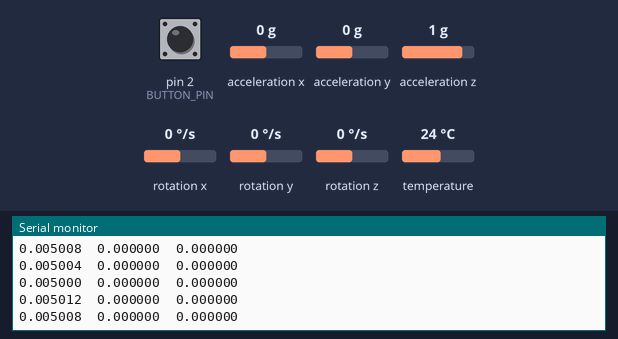
A sketch run on a simulated Arduino Uno, built with avr-gcc and run on an emulated ATmega328P. Parts: the last lines printed to the serial monitor. The test bench sets the inputs (shaded band); at power-on: pin 2 (BUTTON_PIN) HIGH, rotation z 0 °/s, acceleration x 0 g, acceleration y 0 g, acceleration z 1 g, rotation x 0 °/s, rotation y 0 °/s, temperature 24 °C.

Above: at 7.5 s.
7.6 s: pin 2 (BUTTON_PIN) pulled LOW for 0.15 s
At 8.0 s:
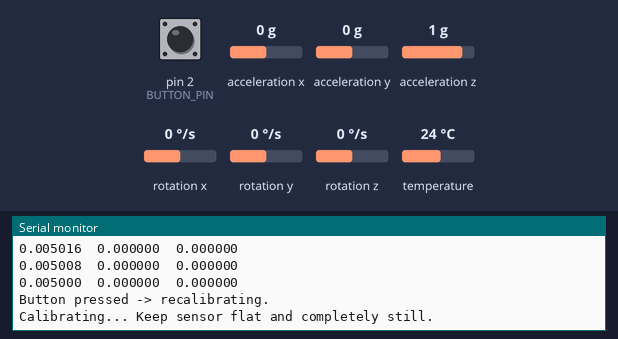
9.2 s: rotation z set to -192 °/s
10.7 s: rotation z set to -100 °/s
At 13.5 s:
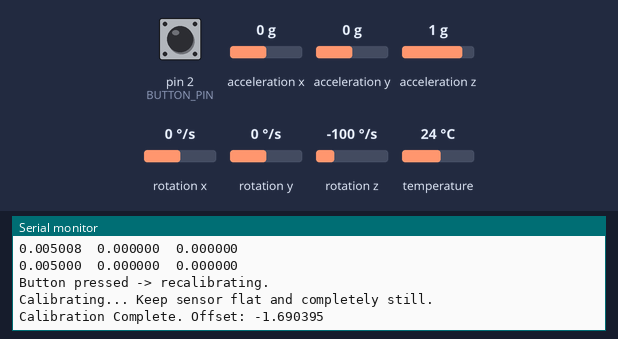
13.7 s: pin 2 (BUTTON_PIN) pulled LOW for 1 s
Timing chart, 0 to 16.7 s (numbered marks = the images above; inputs shaded):
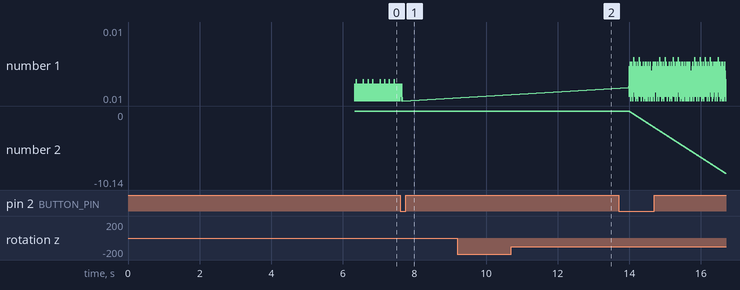

Measured:
- after the input at 7.6 s, the serial monitor: prints a new line after 0.06 s (image 1)
- after the input at 10.7 s, the serial monitor: prints a new line after 2.3 s (image 2)

The sketch:

lesson_8_musical_keyboard_code.ino
```cpp
#include <Wire.h>
#include <Adafruit_MPU6050.h>
#include <Adafruit_Sensor.h>

Adafruit_MPU6050 mpu;

// ---- Timing (5ms = 200Hz sampling rate) ----
const unsigned long SAMPLE_INTERVAL_US = 5000;
unsigned long nextExecutionTime = 0;

// ---- Yaw integration ----
double calibratedYawAngleRad = 0.0;
float  gyroZOffset = 0.0;

// ---- Button (recalibrate on press) ----
const uint8_t BUTTON_PIN = 2;
const unsigned long DEBOUNCE_MS = 50;
bool lastButtonReading = HIGH;   // INPUT_PULLUP: released = HIGH, pressed = LOW
bool buttonState = HIGH;
unsigned long lastDebounceTime = 0;

// Pressing the button refreshes the gyro offset AND zeroes the accumulated yaw angle.

const bool RESET_ANGLE_ON_CALIBRATION = true;

void setup() {
  Serial.begin(115200);
  while (!Serial) delay(10);

  pinMode(BUTTON_PIN, INPUT_PULLUP);   // button wired between pin 10 and GND

  // Initialize MPU6050
  if (!mpu.begin()) {
    Serial.println("MPU6050 not found!");
    while (1) delay(10);
  }

  // 1. SPEED: Force I2C hardware bus to 400kHz Fast Mode
  Wire.setClock(400000);

  // 2. ACCURACY: Enable internal low-pass filter to block vibration
  mpu.setAccelerometerRange(MPU6050_RANGE_2_G);
  mpu.setGyroRange(MPU6050_RANGE_250_DEG);
  mpu.setFilterBandwidth(MPU6050_BAND_10_HZ);

  // Initial baseline calibration
  calibrateGyro();

  // Set up the high-precision microsecond timing gate
  resetTiming();
}

void loop() {
  // Poll the button every iteration (independent of the 5ms sample gate)
  handleButton();

  // 3. TIMING: Strict time-gated execution loop
  unsigned long currentTime = micros();

  if ((long)(currentTime - nextExecutionTime) >= 0) {

    // Precise elapsed time; using the actual difference prevents runtime drift
    double dt = (currentTime - (nextExecutionTime - SAMPLE_INTERVAL_US)) / 1000000.0;
    nextExecutionTime += SAMPLE_INTERVAL_US;

    // Grab the sensor event immediately
    sensors_event_t a, g, temp;
    mpu.getEvent(&a, &g, &temp);

    // Corrected rate: subtract the calibrated offset
    float calibratedGyroZRad = g.gyro.z - gyroZOffset;
    if (abs(calibratedGyroZRad) < 0.0008) {
      calibratedGyroZRad = 0.0;
    }
    // High-speed precision integration
    calibratedYawAngleRad += calibratedGyroZRad * dt;

    // Convert to degrees for output
    double calYawRateDPS  = calibratedGyroZRad * (180.0 / M_PI);
    double calYawAngleDeg = calibratedYawAngleRad * (180.0 / M_PI);

    // 4. PRINTER: Clean, raw values separated by tabs
    // Order: dt (sec) | Yaw Rate (DPS) | Yaw Angle (Deg)
    Serial.print(dt, 6);
    Serial.print("\t");
    Serial.print(calYawRateDPS, 6);
    Serial.print("\t");
    Serial.println(calYawAngleDeg, 6);
  }
}

// Debounced, edge-triggered button: one press = one recalibration.
void handleButton() {
  bool reading = digitalRead(BUTTON_PIN);

  if (reading != lastButtonReading) {
    lastDebounceTime = millis();
  }

  if ((millis() - lastDebounceTime) > DEBOUNCE_MS) {
    if (reading != buttonState) {
      buttonState = reading;

      if (buttonState == LOW) {          // falling edge = a fresh press
        Serial.println("Button pressed -> recalibrating.");
        calibrateGyro();

        if (RESET_ANGLE_ON_CALIBRATION) {
          calibratedYawAngleRad = 0.0;   // re-zero the accumulated heading
        }

        resetTiming();                   // discard the long blocking gap
      }
    }
  }

  lastButtonReading = reading;
}

// calibrateGyro() blocks for ~3s, so micros() jumps far past nextExecutionTime.
// Re-anchor the timing gate afterward or the next dt would be huge.
void resetTiming() {
  nextExecutionTime = micros() + SAMPLE_INTERVAL_US;
}

void calibrateGyro() {
  Serial.println("Calibrating... Keep sensor flat and completely still.");
  double totalZ = 0.0;
  const int samples = 1000;

  for (int i = 0; i < samples; i++) {
    sensors_event_t a, g, temp;
    mpu.getEvent(&a, &g, &temp);
    totalZ += g.gyro.z;
    delay(3);
  }
  gyroZOffset = totalZ / samples;
  Serial.print("Calibration Complete. Offset: ");
  Serial.println(gyroZOffset, 6);
  delay(1000); // brief pause so the message is readable before data resumes
}
```
